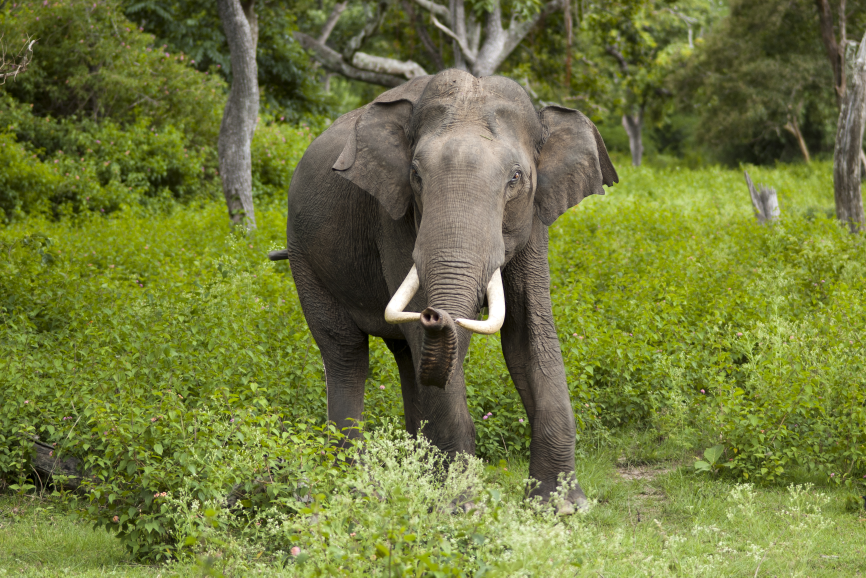
#> input picture 1.jpg, 2598 x 1732 px (shown at 1/3 size)
$ python 4.py
#> lines starting #> are read from the running program, lines starting #| are printed output that depends on the picture
import cv2
import numpy as np

def block_average(image, block_size):
    h, w = image.shape[:2]

    # Ensure dimensions are multiples of block_size
    h_trim = h - (h % block_size)
    w_trim = w - (w % block_size)
    img_cropped = image[:h_trim, :w_trim]

    output = img_cropped.copy()

    for i in range(0, h_trim, block_size):
        for j in range(0, w_trim, block_size):
            block = img_cropped[i:i+block_size, j:j+block_size]

            # Compute the mean of the block
            mean_value = np.mean(block, axis=(0, 1), dtype=np.uint8)

            # Fill the block with the mean value
            output[i:i+block_size, j:j+block_size] = mean_value

    return output

if __name__ == "__main__":
    image_path = "./1.jpg"  # Replace with your image path
    img = cv2.imread(image_path)
#> img is the input picture: shape (1732, 2598, 3); mean B, G, R 60.2, 121, 112.5
    if img is None:
        raise FileNotFoundError("Image not found.")

    block_sizes = [3, 5, 7]
    results = {}

    for b in block_sizes:
        results[b] = block_average(img, b)
#> this loop made 3 passes
#> pass 1, in block_average, `img_cropped = image[:h_trim, :w_trim]`:
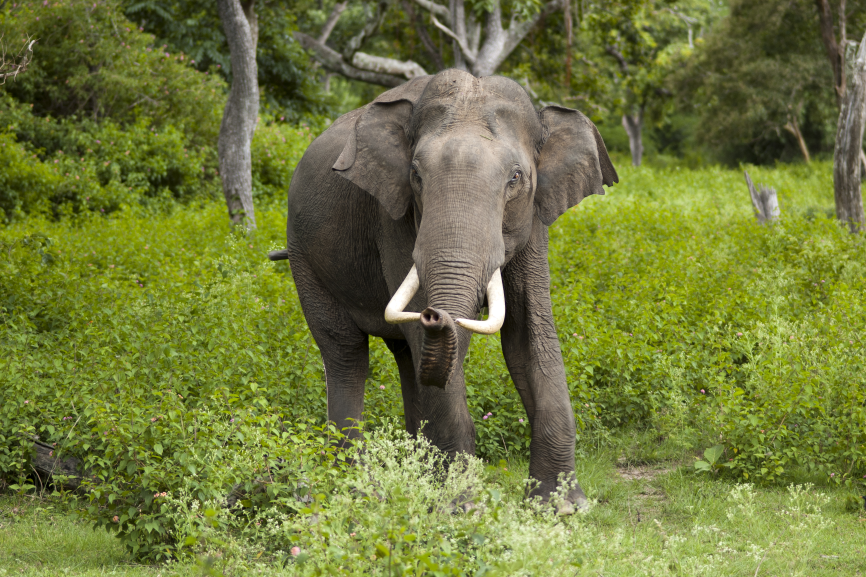
#> img_cropped: shape (1731, 2598, 3) (shown at 1/3 size); mean B, G, R 60.2, 121, 112.4
#> after the loop, results = 3 items

    # Resize for display
    def resize(image, max_width=800, max_height=800):
#> called with max_width = 800, max_height = 800
        h, w = image.shape[:2]
#> h = 1732; w = 2598
        scale = min(max_width / w, max_height / h)
#> scale = 0.308
        if scale < 1:
            return cv2.resize(image, (int(w * scale), int(h * scale)))
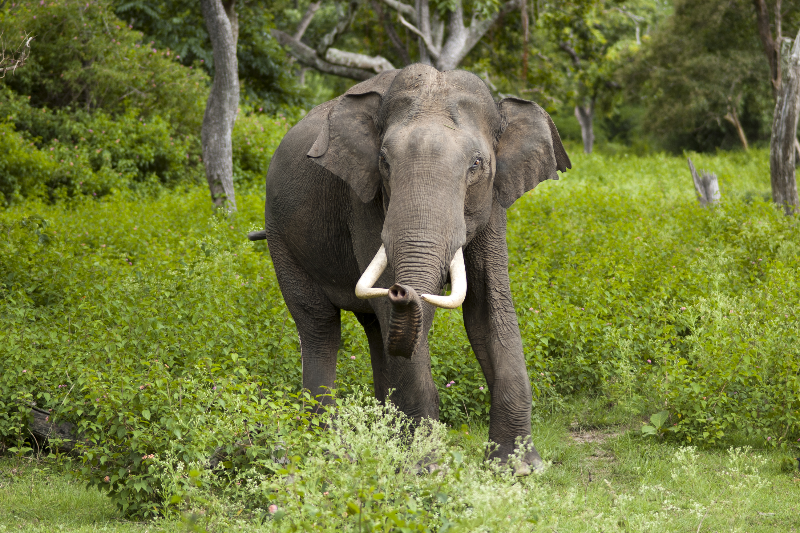
#> returned value: shape (533, 800, 3); mean of channels 0, 1, 2 60, 120.9, 112.3; drawn as B, G, R
        return image

    cv2.imshow("Original Image", resize(img))
    for b, processed_img in results.items():
        cv2.imshow(f"{b}x{b} Block Averaged", resize(processed_img))
#> this loop made 3 passes
#> b on passes 1 to 3: 3, 5, 7
#> pass 1, `cv2.imshow(f"{b}x{b} Block Averaged", resize(processed_img))`:
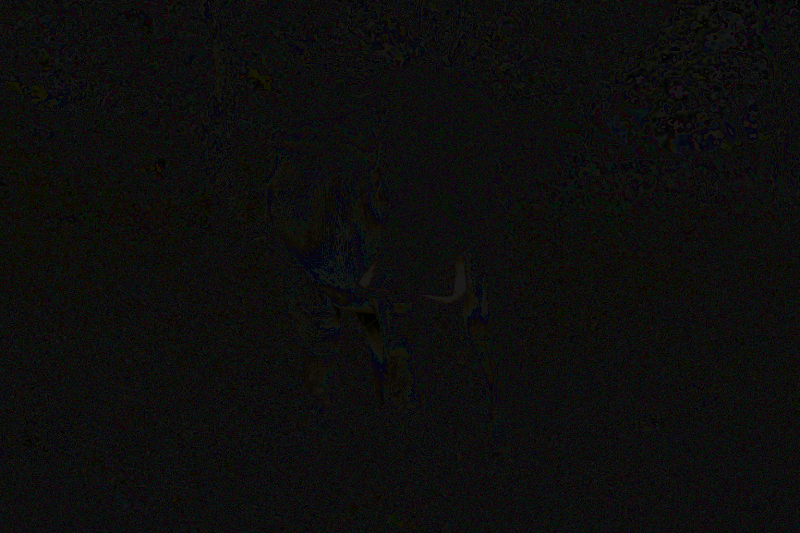
#> window '3x3 Block Averaged': shape (533, 800, 3); mean B, G, R 12.9, 13.6, 13.7

    cv2.waitKey(0)
    cv2.destroyAllWindows()
